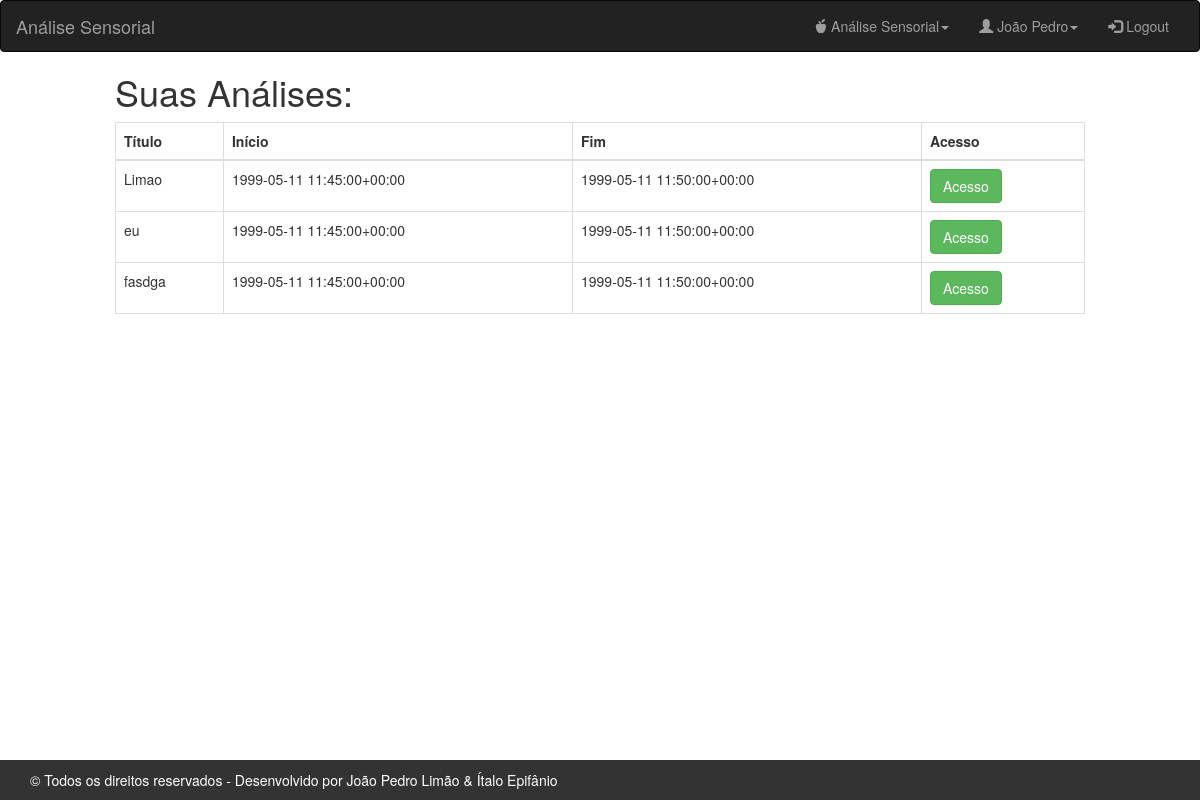
The page /MostraAnalise (signed in) on the database its author committed.
### Fabricante/models.py (models this page shows)
class Analise_Dados_Pessoais(models.Model):
	Nome = models.CharField(max_length=255)
	Descricao = models.TextField()
	Data_Inicio = models.DateTimeField()
	Data_Final = models.DateTimeField()
	user = models.ForeignKey(User, on_delete=models.CASCADE)
	class Meta:
		verbose_name = 'Análise'

### Fabricante/views.py (the view)
# urls.py: url(r'^MostraAnalise', retornaAnalises),
def retornaAnalises(request):
	idTeste = get_test(request)
	analise = Analise_Dados_Pessoais.objects.filter(user = idTeste)
	if analise is None:
		return HttpResponse("<h1>Nenhuma Análise Cadastrada</h1>")
	else:
		return verificar(request, {'analise': analise}, 'Fabricante/retornaAnalise.html')

### webpage/views.py (called while the page is built)
def get_test(request):
	idTeste = request.session.get('teste')
	return idTeste

def  verificar(request, dicionario, html):
	nome = get_name(request)
	dicionario['nome_usuario'] = nome
	if nome is not None:
		return render(request, html, dicionario)
	else:
		return redirect('/')

def get_name(request):
	nome = request.session.get('nome')
	return nome

### templates/Fabricante/retornaAnalise.html
{% extends 'Base_logado.html' %}
{% block conteudo %}
{% load bootstrap %}
{% load staticfiles %}
	<div class="col-md-offset-1 col-md-10 col-sm-offset-1 col-sm-10 col-xs-10 col-xs-offset-1">
	<h1>Suas Análises:</h1>
	</div>
    <div class="col-md-offset-1 col-md-10 col-sm-offset-1 col-sm-10 col-xs-10 col-xs-offset-1">
        {% if analise %}
     	<table class= "table table-bordered">
          <thead>
          <tr>
        <th>Título</th>
        <th>Início</th>
        <th>Fim</th>
        <th>Acesso</th>
         </tr>
         </thead>
         <tbody>
         {% for a in analise %}
             <tr>
                <form action="" method="get">
                 <td>{{a.Nome|safe}}</td>
                 <td>{{a.Data_Inicio|safe}}</td>
                 <td>{{a.Data_Final|safe}}</td>
                 <td><button type = "submit" class="btn btn-success">Acesso</button></td>
                </form>
             </tr>
        {% endfor %}
         </tbody>
        </table>
        {% endif %}
    </div>
{% endblock %}

### templates/estilo_personalizado.css (style rules this page uses)
html { position: relative; min-height: 100%; }

### rows shown on the page
Analise_Dados_Pessoais: Nome "Limao", Data_Inicio "1999-05-11 11:45:00+00:00", Data_Final "1999-05-11 11:50:00+00:00"
Analise_Dados_Pessoais: Nome "eu", Data_Inicio "1999-05-11 11:45:00+00:00", Data_Final "1999-05-11 11:50:00+00:00"
Analise_Dados_Pessoais: Nome "fasdga", Data_Inicio "1999-05-11 11:45:00+00:00", Data_Final "1999-05-11 11:50:00+00:00"

### other values the page prints
{{ nome_usuario }} "João Pedro"
